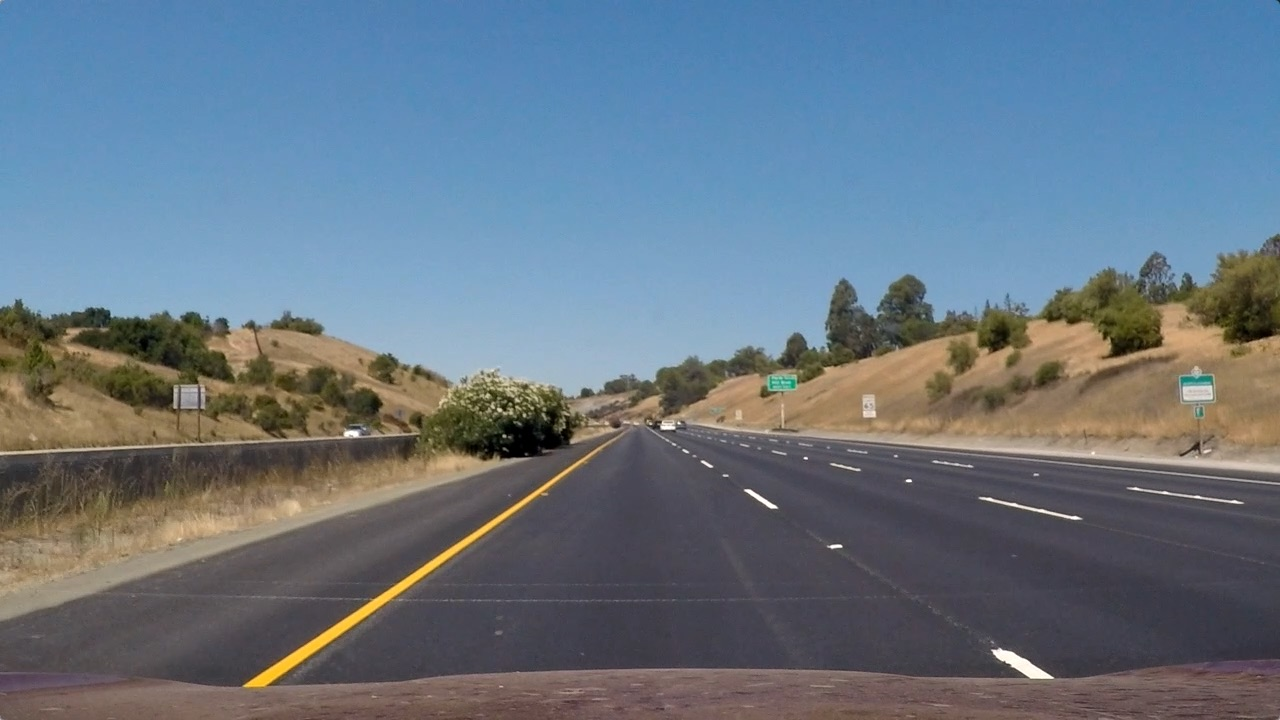
#> input picture lane-detection/test_images/straight_lines1.jpg, 1280 x 720 px, given in place of video3.mp4, which was not available
$ jupyter execute --allow-errors my_lane_detection.ipynb
#> lines starting #> are read from the running program, lines starting #| are printed output that depends on the picture; after the words box and inside, x2 and y2 are one past the last pixel; in counts of white or black regions, pixels touching at a corner belong together; pictures that were not available may be replaced by others from this repository, and a replacement may not be noted
#> further down, frame is the input picture: shape (720, 1280, 3); mean B, G, R 131.2, 117.7, 103.2
[cell 1]
import cv2 as cv
import numpy as np
import math
import numpy as np
import matplotlib.pyplot as plt

def apply_canny_edge_detection(frame, upper_thresh=200, lower_thresh=100):
#> called with upper_thresh = 200, lower_thresh = 100
    grayscale = cv.cvtColor(frame, cv.COLOR_RGB2GRAY)
    blurred = cv.GaussianBlur(grayscale, (5, 5), 0)
    edges = cv.Canny(blurred, lower_thresh, upper_thresh)
#> edges: shape (720, 1280); 1.3% white in thin lines or dots

    ker_size = 3
    kernel = np.ones((ker_size,ker_size))
    closed = cv.dilate(edges, kernel)
#> closed: shape (720, 1280); 4.2% white; 62 white regions (1 under 20 px), largest, box (x1, y1, x2, y2) and area: (459, 345, 766, 435) 5021, (645, 363, 1280, 487) 4943, (174, 415, 642, 689) 4713

    return closed

def region_of_interest(img):
    imshape = img.shape
#> imshape = (720, 1280)
    width =imshape[1]
#> width = 1280
    height = imshape[0]
#> height = 720
    region_of_interest_vertices = [
    (0, height),
    (width / 2, height / 2),
    (width, height),]
#> region_of_interest_vertices = [(0, 720), (640, 360), (1280, 720)]
    vertices=np.array([region_of_interest_vertices], np.int32)
#> vertices = [[0, 720], [640, 360], [1280, 720]]
    mask = np.zeros_like(img)
    cv.fillPoly(mask, vertices,255)
#> mask: shape (720, 1280); 25% white; 1 white region, box (x1, y1, x2, y2) and area: (1, 360, 1280, 720) 230680
    masked_image = cv.bitwise_and(img, mask)
#> masked_image: shape (720, 1280); 1.2% white; 20 white regions (2 under 20 px), largest, box (x1, y1, x2, y2) and area: (174, 415, 642, 689) 4713, (292, 667, 901, 687) 1883, (645, 396, 777, 447) 1095
    return masked_image

def draw_lane_lines(frame, lanes_left, lanes_right):
    lane_visualization = np.zeros_like(frame)
    for lane in lanes_left + lanes_right:
        x1, y1, x2, y2 = lane
        cv.line(lane_visualization, (x1, y1), (x2, y2), (0, 255, 0), 5)
    return lane_visualization

def debug_draw(frame, lanes):
    lane_visualization = np.zeros_like(frame)
    for lane in lanes:
        x1, y1, x2, y2 = lane
        cv.line(lane_visualization, (x1, y1), (x2, y2), (0, 255, 0), 5)
    return lane_visualization


def verify_lines(lanes, side):
    c = 20
    AGC_verifed_lanes = []
    list1=[]
    list2=[]
    list3=[]
    list4=[]
    if side == 'l':
        lower_bound = -90
        upper_bound = -45 + c
    elif side == 'r':
        lower_bound = 45 - c
        upper_bound = 90

    for [x1, y1, x2, y2] in lanes:
        fit = np.polyfit((x1, x2), (y1, y2), 1)
        slope = math.degrees(fit[0])
        if lower_bound <= slope and slope <= upper_bound:
            list1.append(x1)
            list2.append(y1)
            list3.append(x2)
            list4.append(y2)
            AGC_verifed_lanes.append([x1, y1, x2, y2])
    if len(list1)!=0:
        AGC_verifed_lanes=[]
        AGC_verifed_lanes.append([round(np.median(list1)), round(np.median(list2)), round(np.median(list3)), round(np.median(list4))])
    return AGC_verifed_lanes

def split_lanes(width, hough_lines):
    left_lanes = []
    right_lanes = []

    for detec_line in hough_lines:
        x1, y1, x2, y2 = detec_line.reshape(4)
        if (x1 + x2)/2 > width/2:
            right_lanes.append([x1, y1, x2, y2])
        else:
            left_lanes.append([x1, y1, x2, y2])

    return left_lanes, right_lanes

[cell 2]
video_capture = cv.VideoCapture(r"data\video\video3.mp4")
while video_capture.isOpened():
    successful_frame_read, frame = video_capture.read()
    if not successful_frame_read:
        break

    # Getting the edge image and defining roi
    canny_edges = apply_canny_edge_detection(frame)
    roi_frame = region_of_interest(canny_edges)
    cv.imshow("canny", roi_frame)

    # Getting the hough lines from the image
    hough_lines = cv.HoughLinesP(roi_frame, 2, np.pi /60, 160, np.array([]), minLineLength=50, maxLineGap=25)
#> hough_lines = 35 rows, first 6: [239, 687, 590, 459], [235, 687, 664, 409], [582, 668, 820, 668], [279, 678, 666, 397], [581, 671, 675, 667], [241, 687, 406, 580]
    dim = np.shape(frame)

    # Splitting the left and right lanes
    lanes_left, lanes_right = split_lanes(dim[1], hough_lines)
#> the loop in split_lanes, `for detec_line in hough_lines:` made 35 passes
#> (x1, y1, x2, y2) on passes 1 to 12: (239, 687, 590, 459), (235, 687, 664, 409), (582, 668, 820, 668), (279, 678, 666, 397), (581, 671, 675, 667), (241, 687, 406, 580), (589, 389, 774, 509), (418, 677, 573, 669), (240, 687, 601, 669), (612, 433, 665, 395), (373, 613, 660, 405), (324, 647, 659, 404)
#> after the loop in split_lanes, `for detec_line in hough_lines:`: left_lanes = 25 items, first 6: [239, 687, 590, 459], [235, 687, 664, 409], [279, 678, 666, 397], [581, 671, 675, 667], [241, 687, 406, 580], [418, 677, 573, 669]; right_lanes = [[582, 668, 820, 668], [589, 389, 774, 509], [591, 388, 778, 509], [560, 411, 772, 434], [547, 412, 776, 436], [587, 390, 771, 509], [819, 671, 882, 671], [597, 391, 778, 508], [1002, 647, 1066, 679], [590, 389, 775, 509]]
#> lanes_left has the same summary as left_lanes in split_lanes; lanes_right has the same summary as right_lanes in split_lanes

    # Filtering the lines using AGC
    lanes_left = verify_lines(lanes_left, "l")
#> the loop in verify_lines, `for [x1, y1, x2, y2] in lanes:` made 25 passes
#> (x1, y1, x2, y2, fit, slope) on passes 1 to 12: (239, 687, 590, 459, [-0.65, 842.2], -37.22), (235, 687, 664, 409, [-0.648, 839.3], -37.13), (279, 678, 666, 397, [-0.726, 880.6], -41.6), (581, 671, 675, 667, [-0.0426, 695.7], -2.44), (241, 687, 406, 580, [-0.648, 843.3], -37.16), (418, 677, 573, 669, [-0.0516, 698.6], -2.96), (240, 687, 601, 669, [-0.0499, 699], -2.86), (612, 433, 665, 395, [-0.717, 871.8], -41.08), (373, 613, 660, 405, [-0.725, 883.3], -41.52), (324, 647, 659, 404, [-0.725, 882], -41.56), (472, 535, 664, 396, [-0.724, 876.7], -41.48), (195, 685, 268, 685, [5.04e-16, 685], 2.89e-14)
#> after the loop in verify_lines, `for [x1, y1, x2, y2] in lanes:`: AGC_verifed_lanes = [[239, 687, 590, 459], [235, 687, 664, 409], [279, 678, 666, 397], [241, 687, 406, 580], [612, 433, 665, 395], [373, 613, 660, 405], [324, 647, 659, 404], [472, 535, 664, 396], [270, 684, 445, 557], [425, 562, 664, 407], [237, 687, 664, 410]]; list1 = [239, 235, 279, 241, 612, 373, 324, 472, 270, 425, 237]; list2 = [687, 687, 678, 687, 433, 613, 647, 535, 684, 562, 687]; list3 = [590, 664, 666, 406, 665, 660, 659, 664, 445, 664, 664]; list4 = [459, 409, 397, 580, 395, 405, 404, 396, 557, 407, 410]
#> lanes_left = [[279, 678, 664, 407]]
    lanes_right = verify_lines(lanes_right, "r")
#> the loop in verify_lines (call 2), `for [x1, y1, x2, y2] in lanes:` made 10 passes
#> (x1, y1, x2, y2, fit, slope) on passes 1 to 10: (582, 668, 820, 668, [1.78e-16, 668], 1.02e-14), (589, 389, 774, 509, [0.649, 6.95], 37.16), (591, 388, 778, 509, [0.647, 5.59], 37.07), (560, 411, 772, 434, [0.108, 350.2], 6.22), (547, 412, 776, 436, [0.105, 354.7], 6), (587, 390, 771, 509, [0.647, 10.36], 37.06), (819, 671, 882, 671, [-1.33e-15, 671], -7.62e-14), (597, 391, 778, 508, [0.646, 5.09], 37.04), (1002, 647, 1066, 679, [0.5, 146], 28.65), (590, 389, 775, 509, [0.649, 6.3], 37.16)
#> lanes_right = [[590, 390, 776, 509]]

    lane_lines_image = draw_lane_lines(frame, lanes_left, lanes_right)
#> the loop in draw_lane_lines, `for lane in lanes_left + lanes_right:` made 2 passes
#> after the loop in draw_lane_lines, `for lane in lanes_left + lanes_right:`:
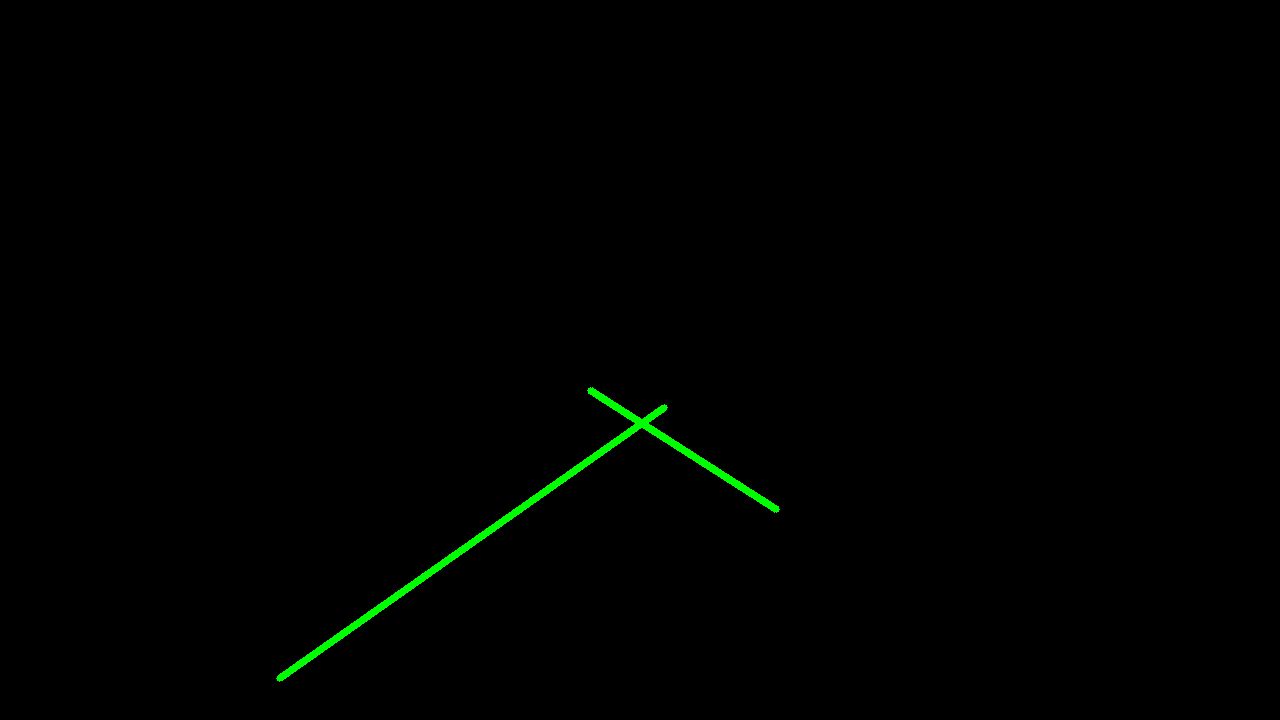
#> lane_visualization: shape (720, 1280, 3); mean of channels 0, 1, 2 0, 1.4, 0; drawn as B, G, R

    combined_output = cv.addWeighted(frame, 0.9, lane_lines_image, 1, 1)

    cv.imshow("Lane Lines", combined_output)

    # Debug block, pay no heed
    left_lane_image = debug_draw(frame, lanes_left)
#> the loop in debug_draw, `for lane in lanes:` made 1 pass
    right_lane_image = debug_draw(frame, lanes_right)
#> the loop in debug_draw (call 2), `for lane in lanes:` made 1 pass

    debug_line = lane_lines_image + canny_edges.reshape(dim[0],dim[1],1)

    combined_output_left = cv.addWeighted(frame, 0.9, left_lane_image, 1, 1)
    combined_output_right = cv.addWeighted(frame, 0.9, right_lane_image, 1, 1)

    # cv.imshow("Left", combined_output_left)
    # cv.imshow("Right", combined_output_right)

    if cv.waitKey(10) & 0xFF == ord('q'):
#> (key q is pressed here)
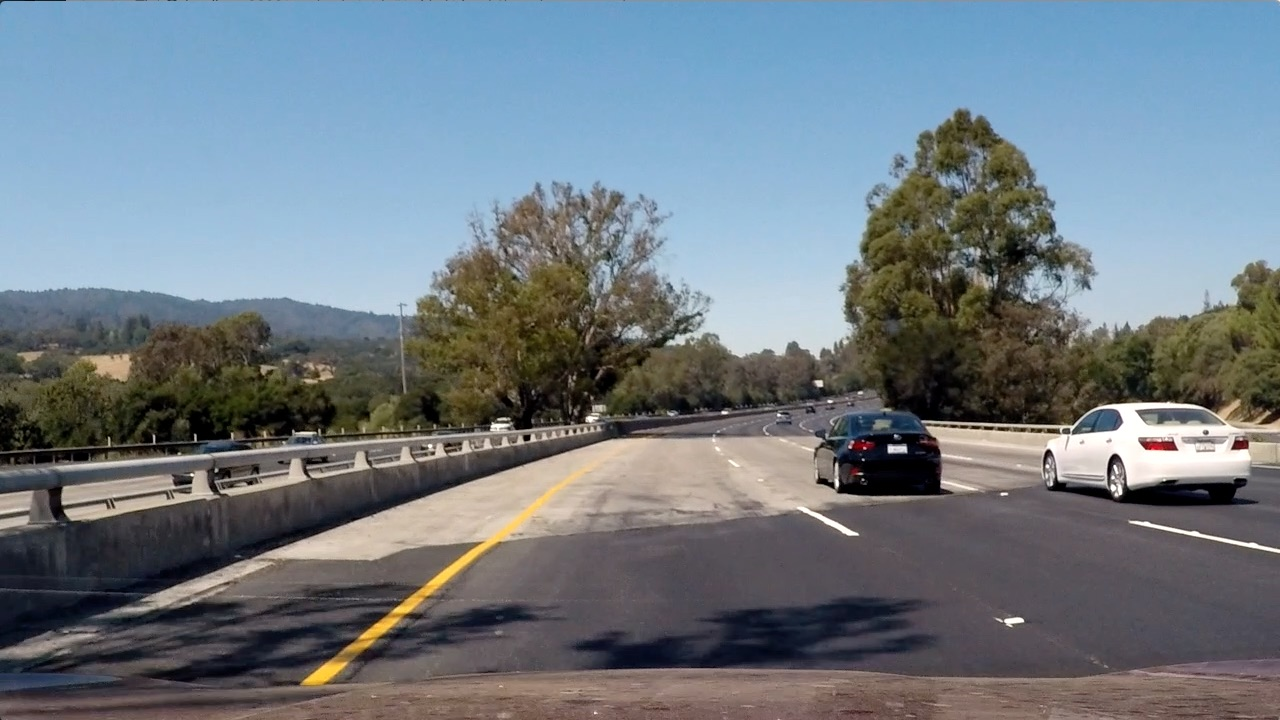
#> input picture lane-detection/test_images/test4.jpg, 1280 x 720 px, found by its file name
#> further down, image is the input picture: shape (720, 1280, 3); mean R, G, B 112.2, 122.7, 130.9
        video_capture.release()
        cv.destroyAllWindows()
        break

[cell 3]
import matplotlib.pyplot as plt
import matplotlib.image as mpimg
import numpy as np
import cv2
import math
def region_of_interest(img):
    imshape = image.shape
    width =imshape[1]
    height = imshape[0]
    vertices = np.array([[
    (0, height),
    (width / 2, height / 2),
    (width, height),
]], dtype=np.int32)
    mask = np.zeros_like(img)
    channel_count = img.shape[2]
    match_mask_color = (255,) * channel_count
    cv2.fillPoly(mask, vertices, match_mask_color)
    masked_image = cv2.bitwise_and(img, mask)
#> masked_image: shape (720, 1280, 3)
    return masked_image
image = mpimg.imread('test_images\Test4.jpg')
cropped_image = region_of_interest(image)
# Convert to grayscale here.
gray_image = cv2.cvtColor(cropped_image, cv2.COLOR_RGB2GRAY)
# Call Canny Edge Detection here.
cannyed_image = cv2.Canny(gray_image, 100, 200)
#> cannyed_image: shape (720, 1280); 1.1% white in thin lines or dots, all inside (x1, y1, x2, y2) = (1, 362, 1280, 720)

# Getting the hough lines from the image
hough_lines = cv.HoughLinesP(cannyed_image, 2, np.pi /60, 100, np.array([]), minLineLength=100, maxLineGap=100)
#> hough_lines = 58 rows, first 6: [629, 668, 759, 668], [74, 677, 454, 677], [606, 531, 892, 501], [380, 511, 553, 455], [72, 684, 487, 445], [713, 400, 880, 496]
dim = np.shape(frame)

# Splitting the left and right lanes
lanes_left, lanes_right = split_lanes(dim[1], hough_lines)
#> the loop in split_lanes (call 2), `for detec_line in hough_lines:` made 58 passes
#> (x1, y1, x2, y2) on passes 1 to 12: (629, 668, 759, 668), (74, 677, 454, 677), (606, 531, 892, 501), (380, 511, 553, 455), (72, 684, 487, 445), (713, 400, 880, 496), (295, 703, 492, 544), (253, 672, 359, 672), (805, 669, 976, 677), (270, 707, 474, 542), (227, 689, 440, 678), (321, 667, 481, 675)
#> lanes_left = 35 items, first 6: [74, 677, 454, 677], [380, 511, 553, 455], [72, 684, 487, 445], [295, 703, 492, 544], [253, 672, 359, 672], [270, 707, 474, 542]; lanes_right = 23 items, first 6: [629, 668, 759, 668], [606, 531, 892, 501], [713, 400, 880, 496], [805, 669, 976, 677], [948, 532, 1270, 717], [1053, 591, 1174, 660]

# Filtering the lines using AGC
lanes_left = verify_lines(lanes_left, "l")
#> lanes_left = [[268, 702, 490, 542]]
lanes_right = verify_lines(lanes_right, "r")
#> lanes_right = [[978, 562, 1184, 686]]

lane_lines_image = draw_lane_lines(frame, lanes_left, lanes_right)
#> the loop in draw_lane_lines (call 2), `for lane in lanes_left + lanes_right:` made 2 passes

combined_output = cv.addWeighted(frame, 0.9, lane_lines_image, 1, 1)

plt.figure()
plt.imshow(image)
plt.figure()
plt.imshow(cannyed_image)
plt.figure()
plt.imshow(lane_lines_image)

[cell 4]

img = cv.imread('test_images\Test1.jpg')
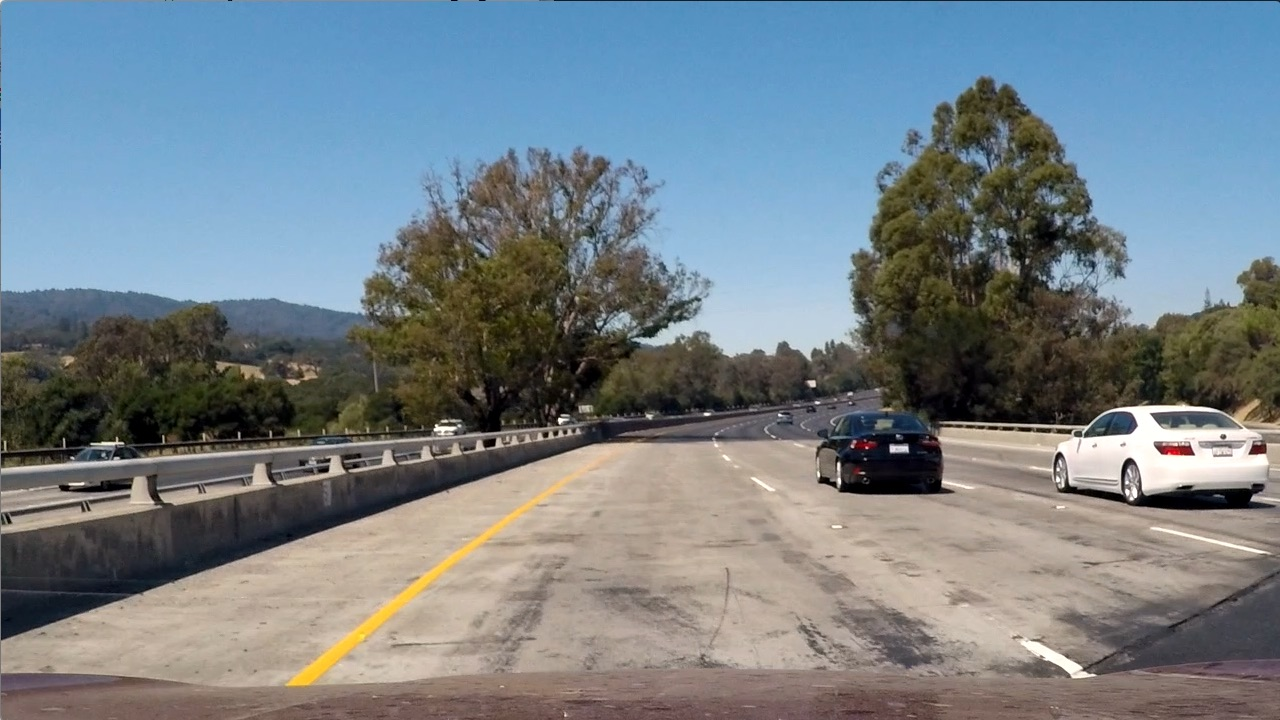
#> input picture lane-detection/test_images/test1.jpg, 1280 x 720 px, found by its file name
#> img is the input picture: shape (720, 1280, 3); mean B, G, R 135.5, 128.7, 117.5
canny_edges=apply_canny_edge_detection(img)
#> call 2 of apply_canny_edge_detection, with upper_thresh = 200, lower_thresh = 100
#> in apply_canny_edge_detection (call 2), `edges = cv.Canny(blurred, lower_thresh, upper_thresh)`: edges: shape (720, 1280); 2.4% white in thin lines or dots
#> in apply_canny_edge_detection (call 2), `closed = cv.dilate(edges, kernel)`:
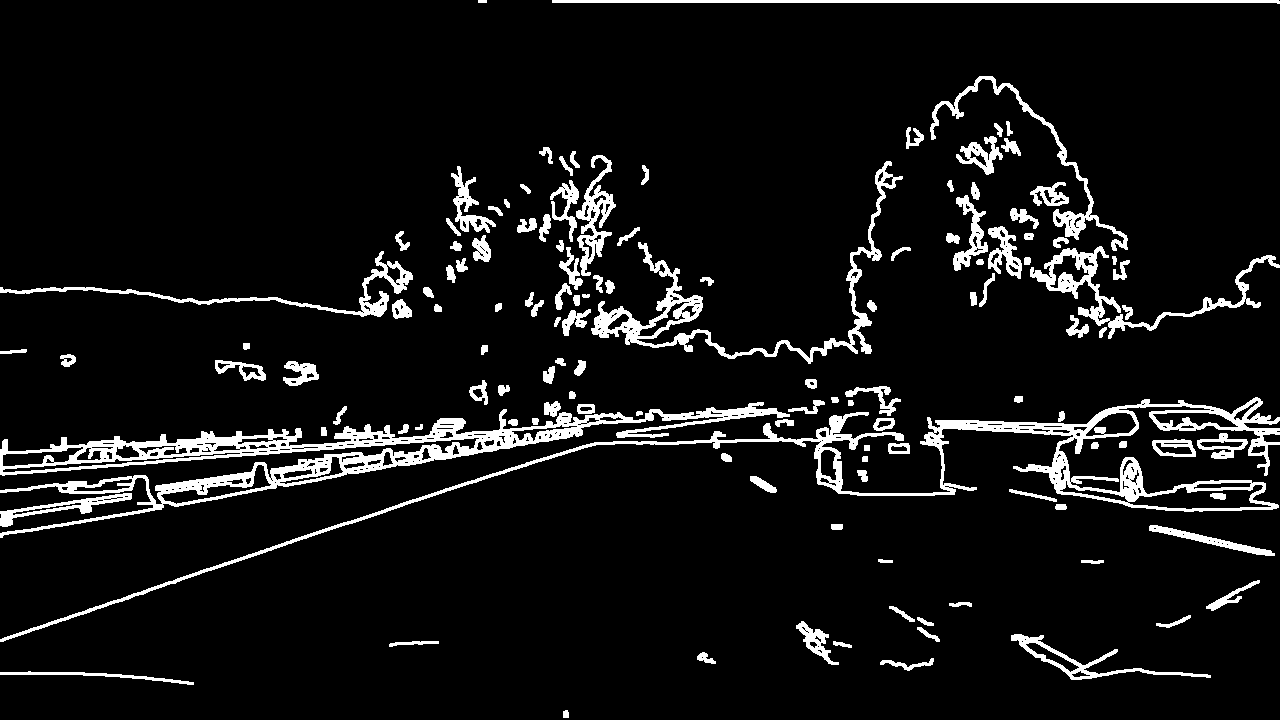
#> closed: shape (720, 1280); 7.6% white; 130 white regions, largest, box (x1, y1, x2, y2) and area: (0, 402, 790, 538) 16775, (0, 397, 1280, 642) 13772, (591, 161, 903, 364) 5348

# Getting the edge image and defining roi
#> (the rest of this cell did not finish here and is left out)
